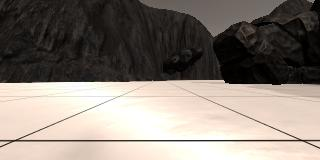
#> input picture calibration_images/example_grid1.jpg, 320 x 160 px
$ jupyter execute --allow-errors Rover_Project_Test_Notebook.ipynb   (shell and % lines are left out)   (older library calls are emulated)
#> lines starting #> are read from the running program, lines starting #| are printed output that depends on the picture; after the words box and inside, x2 and y2 are one past the last pixel; in counts of white or black regions, pixels touching at a corner belong together
## Vision Porject

[cell 1]
#%matplotlib qt # Choose %matplotlib qt to plot to an interactive window (note it may show up behind your browser)
# Make some of the relevant imports
import cv2 # OpenCV for perspective transform
import numpy as np
import matplotlib.image as mpimg
import matplotlib.pyplot as plt
import scipy.misc # For saving images as needed
import glob  # For reading in a list of images from a folder
import imageio

## Quick Look at the Data
There's some data provided in the `test_dataset` folder.

[cell 2]
path = '../test_dataset/IMG/*'
img_list = glob.glob(path)
# Grab a random image and display it
#> (the rest of this cell did not finish here and is left out)

## Calibration Data
Read in and display example grid and rock sample calibration images.

[cell 3]
# In the simulator you can toggle on a grid on the ground for calibration
# You can also toggle on the rock samples with the 0 (zero) key.
# Here's an example of the grid and one of the rocks
example_grid = '../calibration_images/example_grid1.jpg'
example_rock = '../calibration_images/example_rock1.jpg'
grid_img = mpimg.imread(example_grid)
#> grid_img is the input picture: shape (160, 320, 3); mean R, G, B 135.1, 126.3, 118.3
rock_img = mpimg.imread(example_rock)
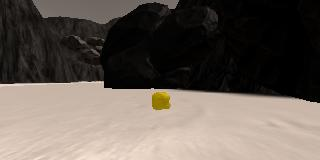
#> input picture calibration_images/example_rock1.jpg, 320 x 160 px
#> rock_img is the input picture: shape (160, 320, 3); mean R, G, B 102.3, 93, 85.2

fig = plt.figure(figsize=(12,3))
plt.subplot(121)
plt.imshow(grid_img)
plt.subplot(122)
plt.imshow(rock_img)
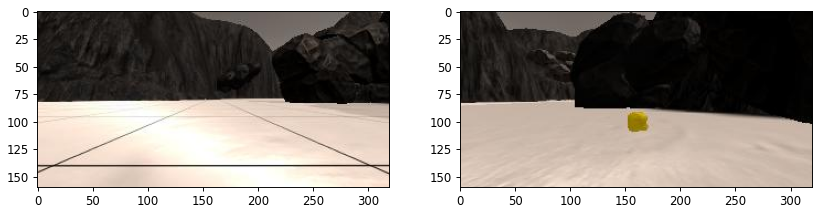
#> figure drawn by matplotlib, 2 panels

## Perspective Transform

Define the perspective transform function from the lesson and test it on an image.

[cell 4]
# Define a function to perform a perspective transform
# [6 lines left out: function perspect_transform, not called in this run]


dst = 3
bottom_offset = 5
source = np.float32([[14, 140],
                    [300, 140],
                    [200, 95],
                    [120, 95]])
#> (the rest of this cell did not finish here and is left out)

## Color Thresholding

[cell 5]
# [13 lines left out: function color_thresh, not called in this run]

#> (the rest of this cell did not finish here and is left out)

[cell 6]
# [13 lines left out: function obs_thresh, not called in this run]

#> (the rest of this cell did not finish here and is left out)

## Coordinate Transformations
Define the functions used to do coordinate transforms and apply them to an image.

[cell 7]
# [45 lines left out: functions rover_coords, to_polar_coords, rotate_pix, translate_pix, pix_to_world, not called in this run]

# Grab another random image
#> (the rest of this cell did not finish here and is left out)

[cell 8]
def rock_thresh(img):
    # Convert BGR to HSV
    hsv = cv2.cvtColor(img, cv2.COLOR_RGB2HSV, 3)
#> hsv: shape (160, 320, 3); mean H, S, V 13.5, 59.9, 102.3

    # Define range of yellow colors in HSV
    lower_yellow = np.array([20, 150, 100], dtype='uint8')
    upper_yellow = np.array([50, 255, 255], dtype='uint8')

    # Threshold the HSV image to get only yellow colors
    mask = cv2.inRange(hsv, lower_yellow, upper_yellow)
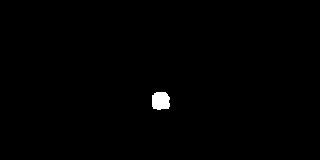
#> mask: shape (160, 320); 0.55% white; 1 white region, box (x1, y1, x2, y2) and area: (152, 92, 170, 110) 283
    return mask

rock_map = rock_thresh(rock_img)
fig = plt.figure(figsize=(12,3))
plt.subplot(121)
plt.imshow(rock_img)
plt.subplot(122)
plt.imshow(rock_map, cmap='gray')

fig.savefig('../misc/rok_threshed.jpg')
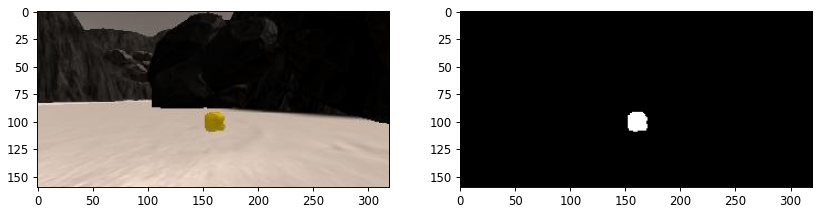
#> figure drawn by matplotlib, 2 panels

## Read in saved data and ground truth map of the world

[cell 9]
# Import pandas and read in csv file as a dataframe
import pandas as pd
# Change the path below to your data directory
# If you are in a locale (e.g., Europe) that uses ',' as the decimal separator
# change the '.' to ','
df = pd.read_csv('../test_dataset/robot_log.csv', delimiter=';', decimal='.')
#> (reads test_dataset/robot_log.csv from the repository)
